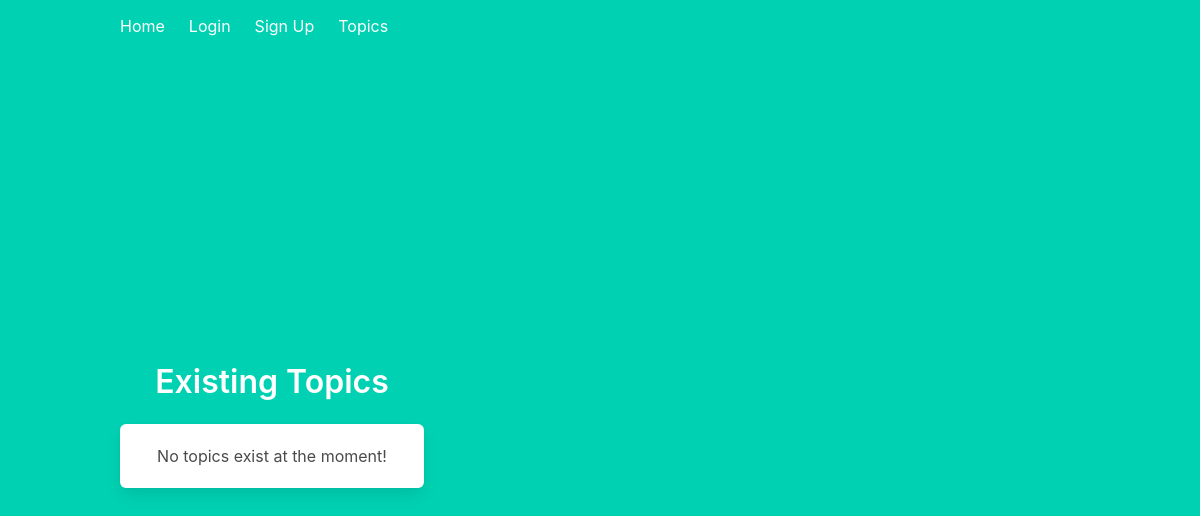
/all_topics_page, run on an earlier commit of the app's database.
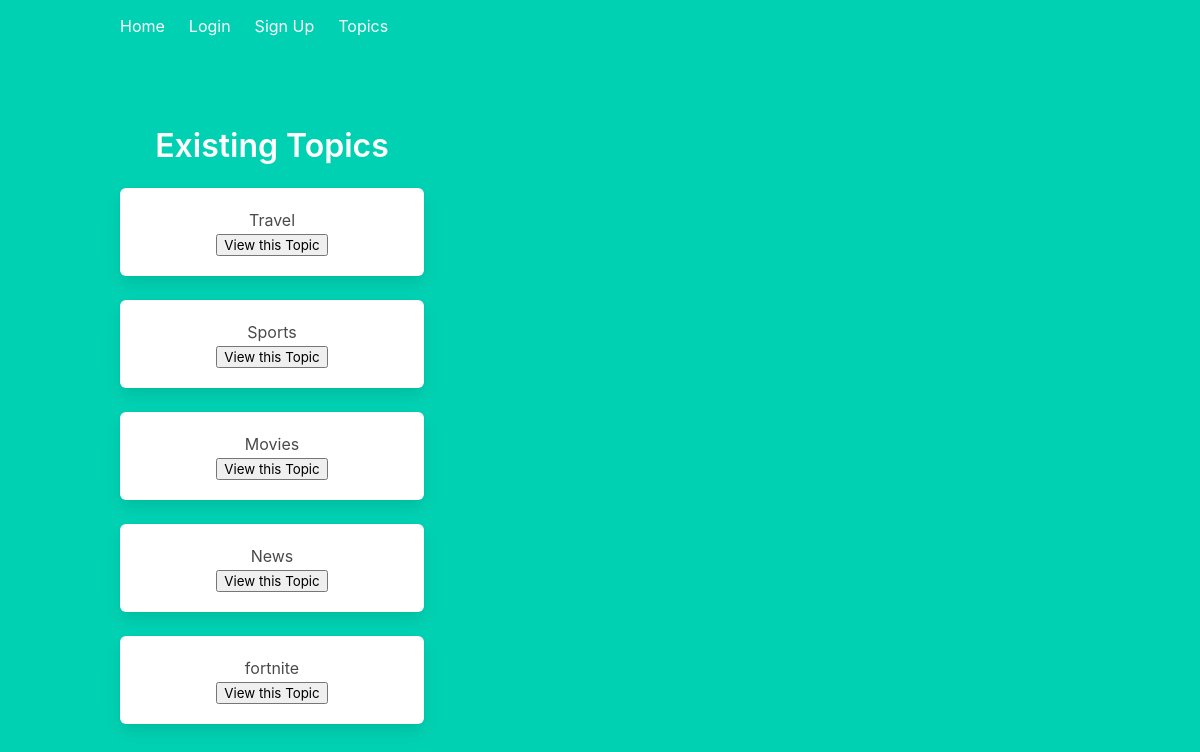
And on a later commit of the database.
### models.py (models this page shows)
class Topic(UserMixin, db.Model):
    id = db.Column(db.Integer, primary_key=True)
    name = db.Column(db.String(20))
    posts = db.relationship('Post', secondary=post_topic, backref='tags_mentioned')
    users = db.relationship('User', secondary=user_topic, backref='tags_followed')

### topics.py (the view)
@topics.route('/all_topics_page')
def all_topics_page():
    topics_ids = existing_topics_ids()
    topics_names = existing_topics_names()
    topics_html_string = ""
    if len(topics_ids) == 0:
        topics_html_string += "<div class=\"box\">\
                                    <h3>No topics exist at the moment!</h3>\
                                </div>"
    else:
        for i in range(0, len(topics_ids)):
            cur_topic_name = topics_names[i]
            cur_topic_id = topics_ids[i]
            topics_html_string += topic_to_html(cur_topic_name, cur_topic_id)
    return render_template('topics_page.html', topics_string=topics_html_string)

### topics.py (called while the page is built)
def existing_topics_names():
    topic_list = []
    for topic_name in Topic.query.distinct(Topic.name):
        topic_list.append(topic_name.name)
    return topic_list

def existing_topics_ids():
    topic_list = []
    for topic in Topic.query:
        topic_list.append(topic.id)
    return topic_list

def topic_to_html(name, id):
    html_string =  "<div class=\"box\">\
                        <h3>" + str(name) + "</h3>\
                        <form action=\"/view_topic/" + str(id) + "/" + str("0") + "\">\
                            <button>View this Topic</button>\
                        </form>\
                    </div>"
    return html_string

### templates/topics_page.html (shortened to what this page needs)
{% extends "base.html" %}
{% block content %}
<div class="columns">
  <div class="column is-4 is-offset-4">
    <h1 class="title">Existing Topics</h1>
    {{ topics_string|safe }}
  </div>
</div>
{% endblock %}

### templates/base.html (shortened to what this page needs)
<!DOCTYPE html>
<html>
<head>
    <link rel="stylesheet" href="https://cdnjs.cloudflare.com/ajax/libs/bulma/0.9.3/css/bulma-rtl.css" />
</head>
<body>
    <section class="hero is-primary is-fullheight">
        <div class="hero-head">
            <nav class="navbar">
                <div class="container">
                    <div class="navbar-menu">
                        <div class="navbar-end">
                            <a href="{{ url_for('main.index') }}" class="navbar-item">
                                Home
                            </a>
                            {% if not current_user.is_authenticated %}
                            <a href="{{ url_for('auth.login') }}" class="navbar-item">
                                Login
                            </a>
                            {% endif %}
                            {% if not current_user.is_authenticated %}
                            <a href="{{ url_for('auth.signup') }}" class="navbar-item">
                                Sign Up
                            </a>
                            {% endif %}
                            <a href="{{ url_for('topics.all_topics_page') }}" class="navbar-item">
                                Topics
                            </a>
                        </div>
                    </div>
                </div>
            </nav>
        </div>
        <div class="hero-body">
            <div class="container has-text-centered">
               {% block content %}
               {% endblock %}
            </div>
        </div>
    </section>
</body>
</html>

What changed in the data, as far as the page shows it:
added Topic: name "Travel View this Topic Sports View this Topic Movies View this Topic News View this Topic fortnite View this Topic"
Also different on the page:
{{ topics_string|safe }}: "No topics exist at the moment!" → (not shown)
